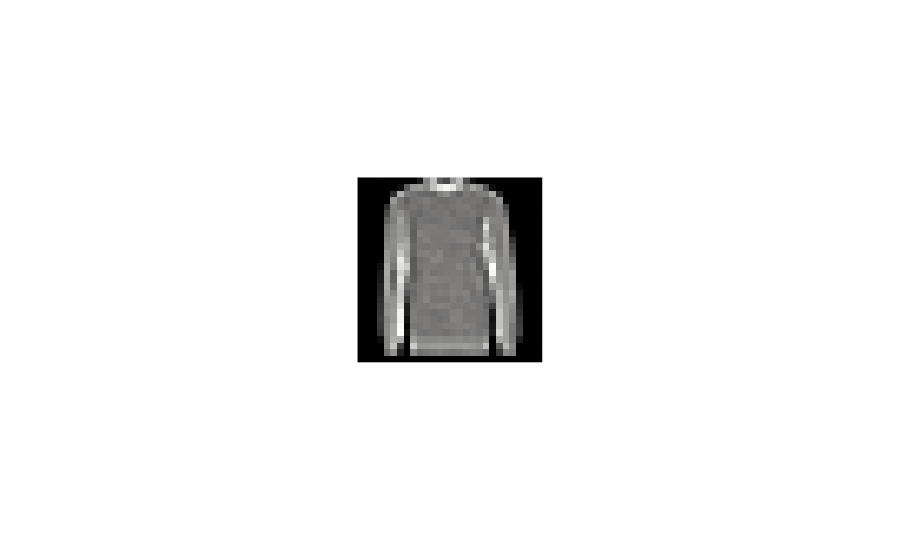

The notebook cell saved with this chart:
### Code cell
img = x_train[45]
fig = px.imshow(img, color_continuous_scale='gray')
fig.update_layout(coloraxis_showscale=False)
fig.update_xaxes(showticklabels=False)
fig.update_yaxes(showticklabels=False)
fig.show()

### Figure 1 — Plotly figure (JSON) as saved in the notebook; plotly's stock layout.template omitted (floating-point values rounded to 4 significant figures; data arrays with more than 128 entries replaced by an {"elided": "..."} marker saying what was removed)
{"data": [{"coloraxis": "coloraxis", "hovertemplate": "x: %{x}<br>y: %{y}<br>color: %{z}<extra></extra>", "type": "heatmap", "z": {"elided": "28x28 int values"}}], "layout": {"autosize": true, "coloraxis": {"colorscale": [[0, "rgb(0, 0, 0)"], [0.09091, "rgb(16, 16, 16)"], [0.1818, "rgb(38, 38, 38)"], [0.2727, "rgb(59, 59, 59)"], [0.3636, "rgb(81, 80, 80)"], [0.4545, "rgb(102, 101, 101)"], [0.5455, "rgb(124, 123, 122)"], [0.6364, "rgb(146, 146, 145)"], [0.7273, "rgb(171, 171, 170)"], [0.8182, "rgb(197, 197, 195)"], [0.9091, "rgb(224, 224, 223)"], [1, "rgb(254, 254, 253)"]], "showscale": false}, "margin": {"t": 60}, "xaxis": {"autorange": true, "constrain": "domain", "domain": [0.3748, 0.6252], "range": [-0.5, 27.5], "scaleanchor": "y", "showticklabels": false}, "yaxis": {"autorange": true, "constrain": "domain", "domain": [0, 1], "range": [27.5, -0.5], "showticklabels": false}}}
